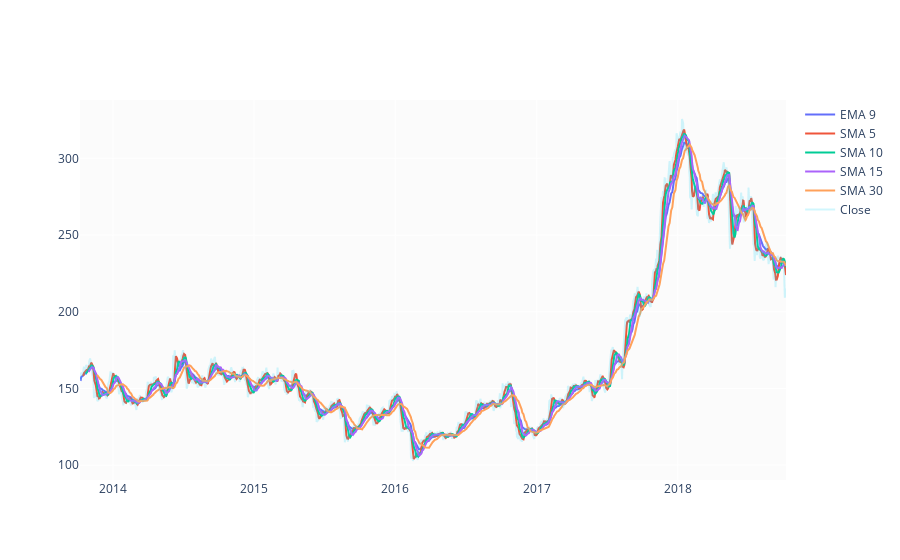

The cell this chart's notebook holds for it:
### Code cell
# Technical indicators

##Moving Averages
df['EMA_9'] = df['Close'].ewm(9).mean().shift()
df['SMA_5'] = df['Close'].rolling(5).mean().shift()
df['SMA_10'] = df['Close'].rolling(10).mean().shift()
df['SMA_15'] = df['Close'].rolling(15).mean().shift()
df['SMA_30'] = df['Close'].rolling(30).mean().shift()

fig = go.Figure()
fig.add_trace(go.Scatter(x=df.Date, y=df.EMA_9, name='EMA 9'))
fig.add_trace(go.Scatter(x=df.Date, y=df.SMA_5, name='SMA 5'))
fig.add_trace(go.Scatter(x=df.Date, y=df.SMA_10, name='SMA 10'))
fig.add_trace(go.Scatter(x=df.Date, y=df.SMA_15, name='SMA 15'))
fig.add_trace(go.Scatter(x=df.Date, y=df.SMA_30, name='SMA 30'))
fig.add_trace(go.Scatter(x=df.Date, y=df.Close, name='Close', opacity=0.2))
fig.show()

### Figure 1 — Plotly figure (JSON) as saved in the notebook; plotly's stock layout.template omitted (floating-point values rounded to 4 significant figures; data arrays with more than 128 entries replaced by an {"elided": "..."} marker saying what was removed)
{"data": [{"name": "EMA 9", "type": "scatter", "x": {"elided": "1235 str values"}, "y": {"elided": "1235 float values"}}, {"name": "SMA 5", "type": "scatter", "x": {"elided": "1235 str values"}, "y": {"elided": "1235 float values"}}, {"name": "SMA 10", "type": "scatter", "x": {"elided": "1235 str values"}, "y": {"elided": "1235 float values"}}, {"name": "SMA 15", "type": "scatter", "x": {"elided": "1235 str values"}, "y": {"elided": "1235 float values"}}, {"name": "SMA 30", "type": "scatter", "x": {"elided": "1235 str values"}, "y": {"elided": "1235 float values"}}, {"name": "Close", "opacity": 0.2, "type": "scatter", "x": {"elided": "1235 str values"}, "y": {"elided": "1235 float values"}}], "layout": {}}
